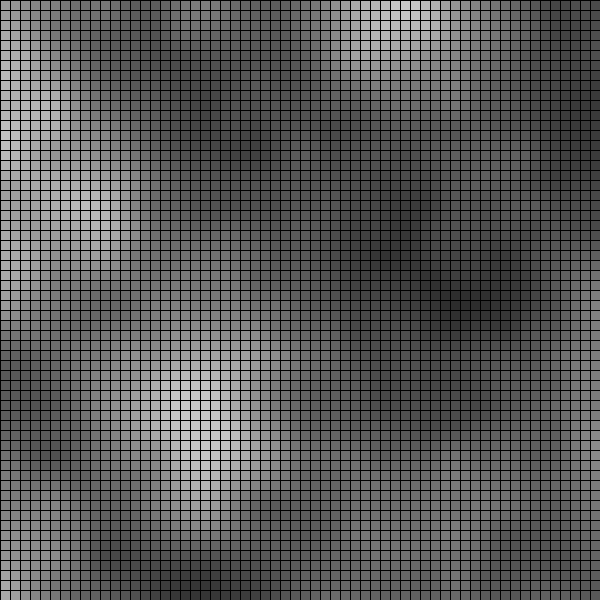
Frame 1 (no input)
Frame 60 (the mouse pressed at the canvas centre just before this capture): identical to frame 1, image omitted
Frame 120 (the mouse held since frame 60 and released just before this capture): identical to frame 1, image omitted

The Processing sketch that drew this single still picture (run headless with seeded random() and noise(); from frame 60 on, the mouse is pressed at the canvas centre):

// Processing sketch: Noise_01
// ── Noise_01.pde
float noise_x = 0.;
float noise_y = 0.;
float inc = .05;
float offset_y = 0.;
int grid_size = 10;

void setup(){
  
  size(600, 600);
  
}

void draw(){

  background(0);
  
  noise_x = 0.;
  noise_y = offset_y;
  
  for(int y = 0; y < 60; y++){
    for(int x = 0; x < 60; x++){
      float n = noise(noise_x, noise_y) * 255.;
      fill(n);
      rect(x * grid_size, y * grid_size, grid_size, grid_size);
      noise_x = noise_x + inc;
    }
    noise_x = 0.;
    noise_y = noise_y + inc;
  }
  
}
